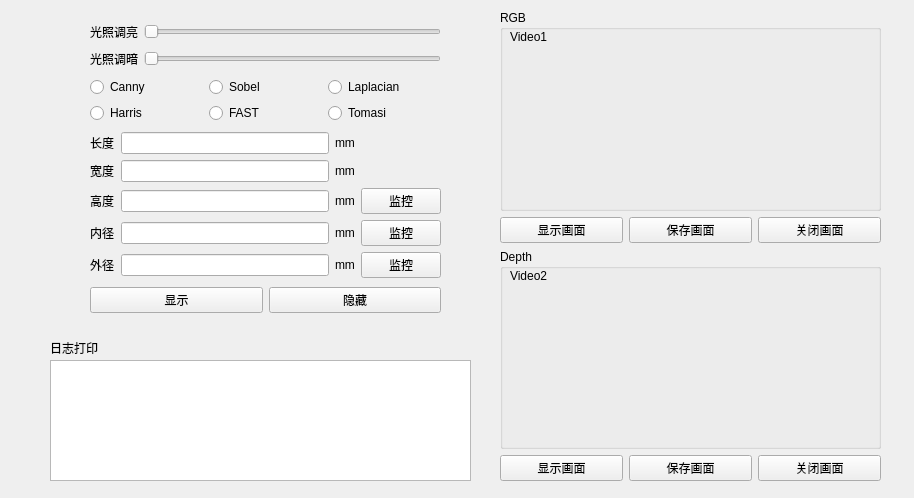
<?xml version="1.0" encoding="UTF-8"?>
<ui version="4.0">
 <class>MainWindow</class>
 <widget class="QMainWindow" name="MainWindow">
  <property name="geometry">
   <rect>
    <x>0</x>
    <y>0</y>
    <width>914</width>
    <height>498</height>
   </rect>
  </property>
  <property name="windowTitle">
   <string>MainWindow</string>
  </property>
  <widget class="QWidget" name="centralwidget">
   <widget class="QTextBrowser" name="LogtextBrowser">
    <property name="geometry">
     <rect>
      <x>50</x>
      <y>360</y>
      <width>421</width>
      <height>121</height>
     </rect>
    </property>
   </widget>
   <widget class="QLabel" name="label_3">
    <property name="geometry">
     <rect>
      <x>50</x>
      <y>340</y>
      <width>51</width>
      <height>16</height>
     </rect>
    </property>
    <property name="text">
     <string>日志打印</string>
    </property>
   </widget>
   <widget class="QWidget" name="layoutWidget">
    <property name="geometry">
     <rect>
      <x>500</x>
      <y>10</y>
      <width>381</width>
      <height>471</height>
     </rect>
    </property>
    <layout class="QGridLayout" name="gridLayout">
     <item row="1" column="0">
      <widget class="QPushButton" name="getCamPushButton1">
       <property name="text">
        <string>显示画面</string>
       </property>
      </widget>
     </item>
     <item row="0" column="0" colspan="3">
      <widget class="QGroupBox" name="groupBox">
       <property name="title">
        <string>RGB</string>
       </property>
       <widget class="QLabel" name="RGB_Video">
        <property name="geometry">
         <rect>
          <x>10</x>
          <y>20</y>
          <width>47</width>
          <height>14</height>
         </rect>
        </property>
        <property name="text">
         <string>Video1</string>
        </property>
       </widget>
      </widget>
     </item>
     <item row="1" column="1">
      <widget class="QPushButton" name="savePushButton1">
       <property name="text">
        <string>保存画面</string>
       </property>
      </widget>
     </item>
     <item row="3" column="1">
      <widget class="QPushButton" name="savePushButton2">
       <property name="text">
        <string>保存画面</string>
       </property>
      </widget>
     </item>
     <item row="3" column="2">
      <widget class="QPushButton" name="closePushButton2">
       <property name="text">
        <string>关闭画面</string>
       </property>
      </widget>
     </item>
     <item row="1" column="2">
      <widget class="QPushButton" name="closePushButton1">
       <property name="text">
        <string>关闭画面</string>
       </property>
      </widget>
     </item>
     <item row="3" column="0">
      <widget class="QPushButton" name="getCamPushButton2">
       <property name="text">
        <string>显示画面</string>
       </property>
      </widget>
     </item>
     <item row="2" column="0" colspan="3">
      <widget class="QGroupBox" name="groupBox_2">
       <property name="title">
        <string>Depth</string>
       </property>
       <widget class="QLabel" name="Depth_Video">
        <property name="geometry">
         <rect>
          <x>10</x>
          <y>20</y>
          <width>47</width>
          <height>14</height>
         </rect>
        </property>
        <property name="text">
         <string>Video2</string>
        </property>
       </widget>
      </widget>
     </item>
    </layout>
   </widget>
   <widget class="QWidget" name="layoutWidget">
    <property name="geometry">
     <rect>
      <x>90</x>
      <y>20</y>
      <width>351</width>
      <height>301</height>
     </rect>
    </property>
    <layout class="QVBoxLayout" name="verticalLayout">
     <item>
      <layout class="QHBoxLayout" name="horizontalLayout">
       <item>
        <widget class="QLabel" name="label_4">
         <property name="text">
          <string>光照调亮</string>
         </property>
        </widget>
       </item>
       <item>
        <widget class="QSlider" name="BrightnessHorizontalSlider">
         <property name="orientation">
          <enum>Qt::Horizontal</enum>
         </property>
        </widget>
       </item>
      </layout>
     </item>
     <item>
      <layout class="QHBoxLayout" name="horizontalLayout_4">
       <item>
        <widget class="QLabel" name="label_16">
         <property name="text">
          <string>光照调暗</string>
         </property>
        </widget>
       </item>
       <item>
        <widget class="QSlider" name="BrightnessHorizontalSlider_Dark">
         <property name="orientation">
          <enum>Qt::Horizontal</enum>
         </property>
        </widget>
       </item>
      </layout>
     </item>
     <item>
      <layout class="QGridLayout" name="gridLayout_3">
       <item row="0" column="0">
        <widget class="QRadioButton" name="cannyRadioButton">
         <property name="text">
          <string>Canny</string>
         </property>
        </widget>
       </item>
       <item row="0" column="1">
        <widget class="QRadioButton" name="sobelRadioButton">
         <property name="text">
          <string>Sobel</string>
         </property>
        </widget>
       </item>
       <item row="0" column="2">
        <widget class="QRadioButton" name="laplacianRadioButton">
         <property name="text">
          <string>Laplacian</string>
         </property>
        </widget>
       </item>
       <item row="1" column="0">
        <widget class="QRadioButton" name="harrisRadioButton">
         <property name="text">
          <string>Harris</string>
         </property>
        </widget>
       </item>
       <item row="1" column="1">
        <widget class="QRadioButton" name="fastRadioButton">
         <property name="text">
          <string>FAST</string>
         </property>
        </widget>
       </item>
       <item row="1" column="2">
        <widget class="QRadioButton" name="tomasiRadioButton">
         <property name="text">
          <string>Tomasi</string>
         </property>
        </widget>
       </item>
      </layout>
     </item>
     <item>
      <layout class="QGridLayout" name="gridLayout_2">
       <item row="0" column="0">
        <widget class="QLabel" name="label_5">
         <property name="text">
          <string>长度</string>
         </property>
        </widget>
       </item>
       <item row="1" column="2">
        <widget class="QLabel" name="label_11">
         <property name="text">
          <string>mm</string>
         </property>
        </widget>
       </item>
       <item row="3" column="1">
        <widget class="QLineEdit" name="innnerRadiusLineEdit"/>
       </item>
       <item row="3" column="0">
        <widget class="QLabel" name="label_9">
         <property name="text">
          <string>内径</string>
         </property>
        </widget>
       </item>
       <item row="4" column="1">
        <widget class="QLineEdit" name="outerRadiusLineEdit"/>
       </item>
       <item row="3" column="2">
        <widget class="QLabel" name="label_13">
         <property name="text">
          <string>mm</string>
         </property>
        </widget>
       </item>
       <item row="1" column="1">
        <widget class="QLineEdit" name="widLineEdit"/>
       </item>
       <item row="4" column="2">
        <widget class="QLabel" name="label_14">
         <property name="text">
          <string>mm</string>
         </property>
        </widget>
       </item>
       <item row="0" column="2">
        <widget class="QLabel" name="label_6">
         <property name="text">
          <string>mm</string>
         </property>
        </widget>
       </item>
       <item row="4" column="0">
        <widget class="QLabel" name="label_10">
         <property name="text">
          <string>外径</string>
         </property>
        </widget>
       </item>
       <item row="0" column="1">
        <widget class="QLineEdit" name="lengthLineEdit"/>
       </item>
       <item row="2" column="1">
        <widget class="QLineEdit" name="heightLineEdit"/>
       </item>
       <item row="2" column="0">
        <widget class="QLabel" name="label_8">
         <property name="text">
          <string>高度</string>
         </property>
        </widget>
       </item>
       <item row="1" column="0">
        <widget class="QLabel" name="label_7">
         <property name="text">
          <string>宽度</string>
         </property>
        </widget>
       </item>
       <item row="2" column="2">
        <widget class="QLabel" name="label_12">
         <property name="text">
          <string>mm</string>
         </property>
        </widget>
       </item>
       <item row="2" column="3">
        <widget class="QPushButton" name="MonitorPushButton_3">
         <property name="text">
          <string>监控</string>
         </property>
        </widget>
       </item>
       <item row="3" column="3">
        <widget class="QPushButton" name="MonitorPushButton_4">
         <property name="text">
          <string>监控</string>
         </property>
        </widget>
       </item>
       <item row="4" column="3">
        <widget class="QPushButton" name="MonitorPushButton_5">
         <property name="text">
          <string>监控</string>
         </property>
        </widget>
       </item>
      </layout>
     </item>
     <item>
      <layout class="QHBoxLayout" name="horizontalLayout_2">
       <item>
        <widget class="QPushButton" name="DisplayButton">
         <property name="text">
          <string>显示</string>
         </property>
        </widget>
       </item>
       <item>
        <widget class="QPushButton" name="HiddenButton">
         <property name="text">
          <string>隐藏</string>
         </property>
        </widget>
       </item>
      </layout>
     </item>
    </layout>
   </widget>
  </widget>
 </widget>
 <resources/>
 <connections/>
</ui>
